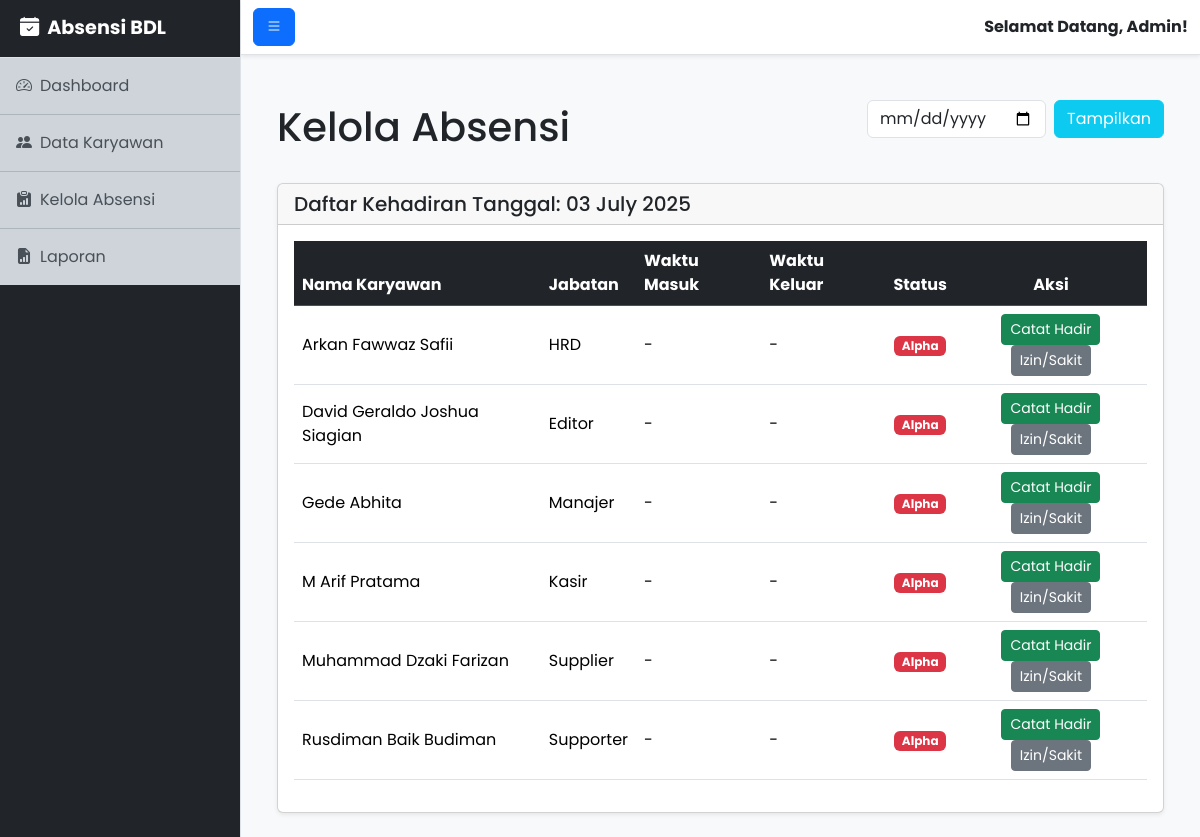
/absensi/data.php?tanggal=2025-07-03 07:37:24, run on the app's committed database.
### tables this page shows
CREATE TABLE `karyawan` (
  `id_karyawan` int(11) NOT NULL,
  `nik` varchar(50) NOT NULL,
  `nama_lengkap` varchar(255) NOT NULL,
  `jabatan` varchar(100) NOT NULL,
  `nomor_telepon` varchar(20) DEFAULT NULL,
  `foto` varchar(255) DEFAULT 'default.png'
);

### absensi/data.php (the view, shortened to what this page needs)
<?php
include '../template/header.php';
$tanggal_dipilih = isset($_GET['tanggal']) ? $_GET['tanggal'] : date('Y-m-d');
?>
<div class="container-fluid">
    <div class="d-flex justify-content-between align-items-center mb-4" data-aos="fade-right">
        <h1 class="mt-4">Kelola Absensi</h1>
        <form method="GET" action="data.php" class="d-flex align-items-center">
            <input type="date" name="tanggal" class="form-control me-2" value="<?php echo $tanggal_dipilih; ?>">
            <button type="submit" class="btn btn-info text-white">Tampilkan</button>
        </form>
    </div>
    <div class="card shadow-sm" data-aos="fade-up" data-aos-delay="200">
        <div class="card-header">
            <h5 class="mb-0">Daftar Kehadiran Tanggal: <?php echo date('d F Y', strtotime($tanggal_dipilih)); ?></h5>
        </div>
        <div class="card-body">
            <div class="table-responsive">
                <table class="table table-hover align-middle">
                    <thead class="table-dark">
                        <tr>
                            <th>Nama Karyawan</th>
                            <th>Jabatan</th>
                            <th>Waktu Masuk</th>
                            <th>Waktu Keluar</th>
                            <th class="text-center">Status</th>
                            <th class="text-center">Aksi</th>
                        </tr>
                    </thead>
                    <tbody>
                        <?php
                        $query = "SELECT k.id_karyawan, k.nama_lengkap, k.jabatan, a.id_absensi, a.waktu_masuk, a.waktu_keluar, a.status_kehadiran
                                  FROM karyawan k
                                  LEFT JOIN absensi a ON k.id_karyawan = a.id_karyawan AND DATE(a.waktu_masuk) = '$tanggal_dipilih'
                                  ORDER BY k.nama_lengkap ASC";
                        $result = mysqli_query($koneksi, $query);
                        if (mysqli_num_rows($result) > 0) {
                            while ($data = mysqli_fetch_assoc($result)) {
                        ?>
                            <tr>
                                <td><?php echo htmlspecialchars($data['nama_lengkap']); ?></td>
                                <td><?php echo htmlspecialchars($data['jabatan']); ?></td>
                                <td><?php echo $data['waktu_masuk'] ? date('H:i:s', strtotime($data['waktu_masuk'])) : '-'; ?></td>
                                <td><?php echo $data['waktu_keluar'] ? date('H:i:s', strtotime($data['waktu_keluar'])) : '-'; ?></td>
                                <td class="text-center">
                                    <?php
                                    if ($data['status_kehadiran'] == 'Hadir') {
                                        echo '<span class="badge bg-success">Hadir</span>';
                                    } elseif ($data['status_kehadiran'] == 'Sakit') {
                                        echo '<span class="badge bg-warning text-dark">Sakit</span>';
                                    } elseif ($data['status_kehadiran'] == 'Izin') {
                                        echo '<span class="badge bg-info text-dark">Izin</span>';
                                    } else {
                                        echo '<span class="badge bg-danger">Alpha</span>';
                                    }
                                    ?>
                                </td>
                                <td class="text-center">
                                    <?php
                                    if (!$data['id_absensi']) {
                                    ?>
                                        <form action="proses_absensi.php" method="POST" class="d-inline">
                                            <button type="submit" name="catat_hadir" class="btn btn-success btn-sm">Catat Hadir</button>
                                        </form>
                                        <button type="button" class="btn btn-secondary btn-sm keterangan-btn" data-bs-toggle="modal" data-bs-target="#keteranganModal" data-id="<?php echo $data['id_karyawan']; ?>" data-nama="<?php echo htmlspecialchars($data['nama_lengkap']); ?>">
                                            Izin/Sakit
                                        </button>
                                    <?php
                                    } else {
                                        echo '<span>-</span>';
                                    }
                                    ?>
                                </td>
                            </tr>
                        <?php
                            }
                        } else {
                            echo "<tr><td colspan='6' class='text-center'>Tidak ada data karyawan.</td></tr>";
                        }
                        ?>
                    </tbody>
                </table>
            </div>
        </div>
    </div>
</div>
<?php include '../template/footer.php'; ?>

### assets/css/style.css (style rules this page uses)
body { font-family: 'Poppins', sans-serif; }
* { transition: all 0.3s ease-in-out; }

### data on the page
karyawan: nama_lengkap "Arkan Fawwaz Safii", jabatan "HRD"
karyawan: nama_lengkap "David Geraldo Joshua Siagian", jabatan "Editor"
karyawan: nama_lengkap "Gede Abhita", jabatan "Manajer"
karyawan: nama_lengkap "M Arif Pratama", jabatan "Kasir"
karyawan: nama_lengkap "Muhammad Dzaki Farizan", jabatan "Supplier"
karyawan: nama_lengkap "Rusdiman Baik Budiman", jabatan "Supporter"

### other printed values
date('d F Y', strtotime($tanggal_dipilih)) "03 July 2025"
